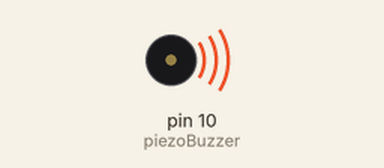
Recording of a sketch running on a simulated Arduino Uno, built with avr-gcc and run on an emulated ATmega328P. Shown: buzzer (waves = sounding).

Above: at 0.5 s.
Timing chart, 0 to 4.6 s (numbered marks = the images above):
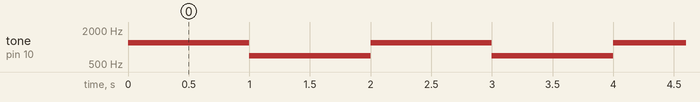

The sketch:

sketch_mar21e.ino
```cpp
int piezoBuzzer = 10;
void setup() {
  // put your setup code here, to run once:
pinMode(piezoBuzzer,OUTPUT);
}

void loop() {
  // put your main code here, to run repeatedly:

    digitalWrite (piezoBuzzer, HIGH); // switch on buzzer
    tone(piezoBuzzer, 1200, 1000); //  1 s duration
      delay (1000);           // wait 1 second
    digitalWrite (piezoBuzzer, LOW);  // switch off buzzer
    tone(piezoBuzzer, 700, 1000); //  1 s duration
      delay (1000);
}
```

Measured:
- by itself, tone on pin 10 (piezoBuzzer): alternates 1200 Hz for 1.0 s and 700 Hz for 1.0 s
